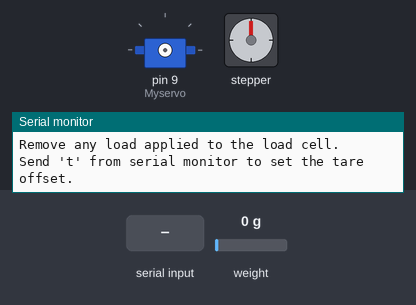
A sketch run on a simulated Arduino Uno, built with avr-gcc and run on an emulated ATmega328P. Shown: servo, stepper motor, the last lines printed to the serial monitor. The test bench sets the inputs (shaded band); at power-on: weight on the scale 0 g. EEPROM starts erased; stepper angles assume 200 steps per turn.

Above: at 3.2 s.
3.3 s: "t90\n" received over Serial
4.8 s: "y90\n" received over Serial
At 5.11 s:
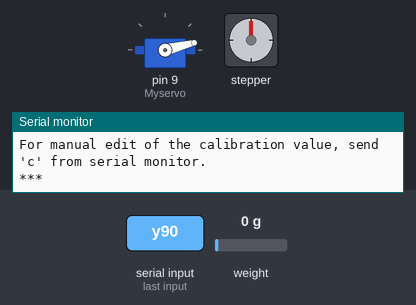
At 5.72 s:
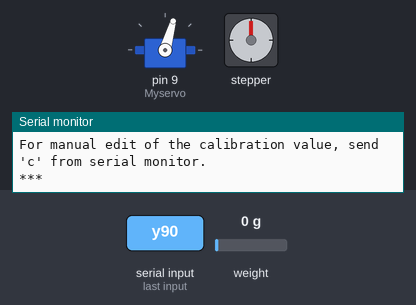
7.8 s: weight on the scale set to 100 g
At 9.06 s:
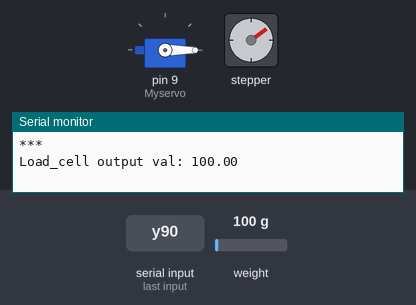
16.8 s: weight on the scale set to 1250 g
Timing chart, 0 to 55.0 s (numbered marks = the images above; inputs shaded):
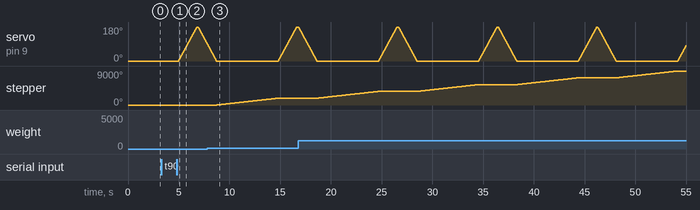

Measured:
- after the input at 4.8 s, servo on pin 9 (Myservo): rises from 0° to 180° in 1.8 s, then falls to 93° in 1.0 s

The sketch:

final.ino
```cpp
#include <HX711_ADC.h>
#if defined(ESP8266)|| defined(ESP32) || defined(AVR)
#include <EEPROM.h>
#endif

//pins:
const int HX711_dout = 4; //mcu > HX711 dout pin
const int HX711_sck = 5; //mcu > HX711 sck pin

//HX711 constructor:
HX711_ADC LoadCell(HX711_dout, HX711_sck);

const int calVal_eepromAdress = 0;
unsigned long t = 0;

#include <Stepper.h>

const int stepsPerRevolution = 200;  // change this to fit the number of steps per revolution
// for your motor


// initialize the stepper library on pins 8 through 11:
Stepper myStepper(stepsPerRevolution, 11, 3, 7, 6);
Stepper myStepper2(stepsPerRevolution, 12, 13, 10, 8);

int stepCount = 0;  // number of steps the motor has taken
int openTime;
#include<Servo.h>
Servo Myservo;
int pos;
void setup() {
  Serial.begin(57600); delay(10);
  Serial.println();
  Serial.println("Starting...");

  LoadCell.begin();
  //LoadCell.setReverseOutput(); //uncomment to turn a negative output value to positive
  unsigned long stabilizingtime = 2000; // preciscion right after power-up can be improved by adding a few seconds of stabilizing time
  boolean _tare = true; //set this to false if you don't want tare to be performed in the next step
  LoadCell.start(stabilizingtime, _tare);
  if (LoadCell.getTareTimeoutFlag() || LoadCell.getSignalTimeoutFlag()) {
    Serial.println("Timeout, check MCU>HX711 wiring and pin designations");
    while (1);
  }
  else {
    LoadCell.setCalFactor(1.0); // user set calibration value (float), initial value 1.0 may be used for this sketch
    Serial.println("Startup is complete");
  }
  while (!LoadCell.update());
  calibrate(); //start calibration procedure
  Myservo.attach(9);
  openTime = 120;
}

void loop() {
  servoMotor(1);
  servoMotor(0);
  float weight = loadSensor();
  if (weight < 500)
  {
    openTime += 60;
  }
  else if (weight >= 500)
  {
    openTime -= 30;
    if (openTime < 60)
      openTime = 60;
  }
  delay(10);
  // put your main code here, to run repeatedly:
  stepperMotor(1, 1000);

}

void calibrate() {
  Serial.println("***");
  Serial.println("Start calibration:");
  Serial.println("Place the load cell an a level stable surface.");
  Serial.println("Remove any load applied to the load cell.");
  Serial.println("Send 't' from serial monitor to set the tare offset.");

  boolean _resume = false;
  while (_resume == false) {
    LoadCell.update();
    if (Serial.available() > 0) {
      if (Serial.available() > 0) {
        char inByte = Serial.read();
        if (inByte == 't') LoadCell.tareNoDelay();
      }
    }
    if (LoadCell.getTareStatus() == true) {
      Serial.println("Tare complete");
      _resume = true;
    }
  }

  Serial.println("Now, place your known mass on the loadcell.");
  Serial.println("Then send the weight of this mass (i.e. 100.0) from serial monitor.");

  float known_mass = 0;
  _resume = false;
  while (_resume == false) {
    LoadCell.update();
    if (Serial.available() > 0) {
      known_mass = Serial.parseFloat();
      if (known_mass != 0) {
        Serial.print("Known mass is: ");
        Serial.println(known_mass);
        _resume = true;
      }
    }
  }

  LoadCell.refreshDataSet(); //refresh the dataset to be sure that the known mass is measured correct
  float newCalibrationValue = LoadCell.getNewCalibration(known_mass); //get the new calibration value

  Serial.print("New calibration value has been set to: ");
  Serial.print(newCalibrationValue);
  Serial.println(", use this as calibration value (calFactor) in your project sketch.");
  Serial.print("Save this value to EEPROM adress ");
  Serial.print(calVal_eepromAdress);
  Serial.println("? y/n");

  _resume = false;
  while (_resume == false) {
    if (Serial.available() > 0) {
      char inByte = Serial.read();
      if (inByte == 'y') {
#if defined(ESP8266)|| defined(ESP32)
        EEPROM.begin(512);
#endif
        EEPROM.put(calVal_eepromAdress, newCalibrationValue);
#if defined(ESP8266)|| defined(ESP32)
        EEPROM.commit();
#endif
        EEPROM.get(calVal_eepromAdress, newCalibrationValue);
        Serial.print("Value ");
        Serial.print(newCalibrationValue);
        Serial.print(" saved to EEPROM address: ");
        Serial.println(calVal_eepromAdress);
        _resume = true;

      }
      else if (inByte == 'n') {
        Serial.println("Value not saved to EEPROM");
        _resume = true;
      }
    }
  }

  Serial.println("End calibration");
  Serial.println("***");
  Serial.println("To re-calibrate, send 'r' from serial monitor.");
  Serial.println("For manual edit of the calibration value, send 'c' from serial monitor.");
  Serial.println("***");
}

void changeSavedCalFactor() {
  float oldCalibrationValue = LoadCell.getCalFactor();
  boolean _resume = false;
  Serial.println("***");
  Serial.print("Current value is: ");
  Serial.println(oldCalibrationValue);
  Serial.println("Now, send the new value from serial monitor, i.e. 696.0");
  float newCalibrationValue;
  while (_resume == false) {
    if (Serial.available() > 0) {
      newCalibrationValue = Serial.parseFloat();
      if (newCalibrationValue != 0) {
        Serial.print("New calibration value is: ");
        Serial.println(newCalibrationValue);
        LoadCell.setCalFactor(newCalibrationValue);
        _resume = true;
      }
    }
  }
  _resume = false;
  Serial.print("Save this value to EEPROM adress ");
  Serial.print(calVal_eepromAdress);
  Serial.println("? y/n");
  while (_resume == false) {
    if (Serial.available() > 0) {
      char inByte = Serial.read();
      if (inByte == 'y') {
#if defined(ESP8266)|| defined(ESP32)
        EEPROM.begin(512);
#endif
        EEPROM.put(calVal_eepromAdress, newCalibrationValue);
#if defined(ESP8266)|| defined(ESP32)
        EEPROM.commit();
#endif
        EEPROM.get(calVal_eepromAdress, newCalibrationValue);
        Serial.print("Value ");
        Serial.print(newCalibrationValue);
        Serial.print(" saved to EEPROM address: ");
        Serial.println(calVal_eepromAdress);
        _resume = true;
      }
      else if (inByte == 'n') {
        Serial.println("Value not saved to EEPROM");
        _resume = true;
      }
    }
  }
  Serial.println("End change calibration value");
  Serial.println("***");
}

float loadSensor()
{
  static boolean newDataReady = 0;
  const int serialPrintInterval = 0; //increase value to slow down serial print activity

  // check for new data/start next conversion:
  if (LoadCell.update()) newDataReady = true;

  // get smoothed value from the dataset:
  if (newDataReady) {
    if (millis() > t + serialPrintInterval) {
      float i = LoadCell.getData();
      Serial.print("Load_cell output val: ");
      Serial.println(i);
      newDataReady = 0;
      t = millis();
      return i;
    }
  }

  // receive command from serial terminal
  if (Serial.available() > 0) {
    char inByte = Serial.read();
    if (inByte == 't') LoadCell.tareNoDelay(); //tare
    else if (inByte == 'r') calibrate(); //calibrate
    else if (inByte == 'c') changeSavedCalFactor(); //edit calibration value manually
  }

  // check if last tare operation is complete
  if (LoadCell.getTareStatus() == true) {
    Serial.println("Tare complete");
  }
}

void stepperMotor(int m, int steps)
{
  int motorSpeed = 50;
  myStepper.setSpeed(motorSpeed);
  myStepper2.setSpeed(motorSpeed);

  // set the motor speed:
  if (m == 1)
  {
    if (motorSpeed > 0) {
      myStepper.setSpeed(motorSpeed);
      // step 1/100 of a revolution:
      myStepper.step(steps);
    }

  }
  else
  {
    if (motorSpeed > 0) {
      myStepper2.setSpeed(motorSpeed);
      // step 1/100 of a revolution:
      myStepper2.step(steps);
    }
  }

  // step 1/100 of a revolution:
}

void servoMotor(int stat)
{
  if (stat == 1)//open
  {
    for (pos = 0; pos <= 180; pos++) {
      Myservo.write(pos);
      delay(10);
    }
    delay(openTime);
  }
  else if (stat == 0)//close
  {
    for (pos = 180; pos >= 0; pos--) {
      Myservo.write(pos);
      delay(10);
    }
  }
}
```
